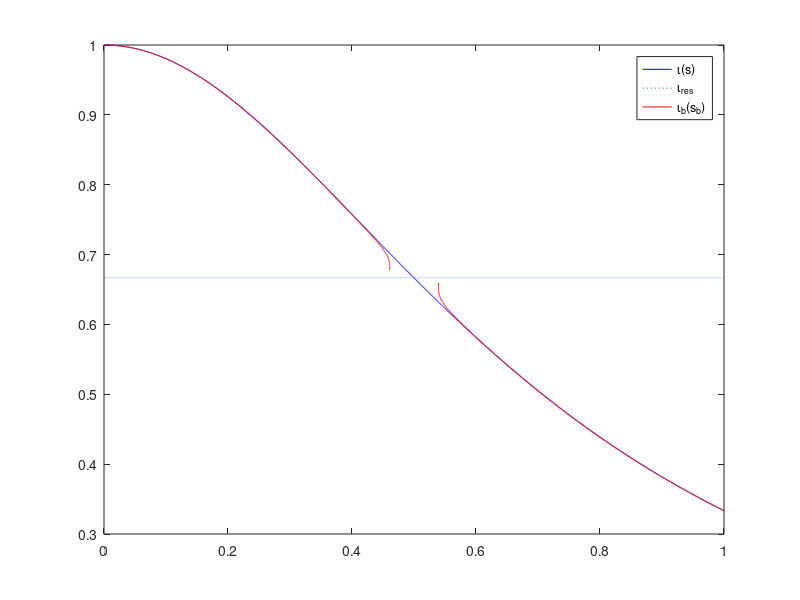
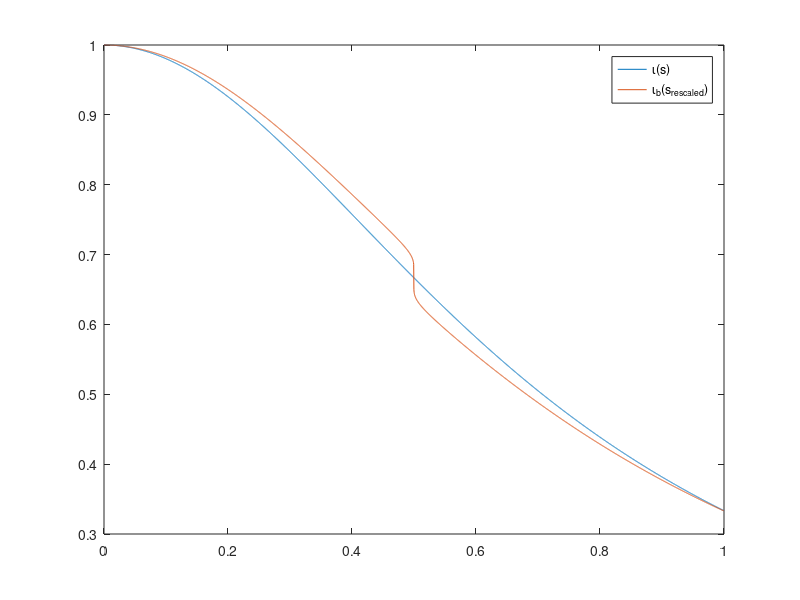
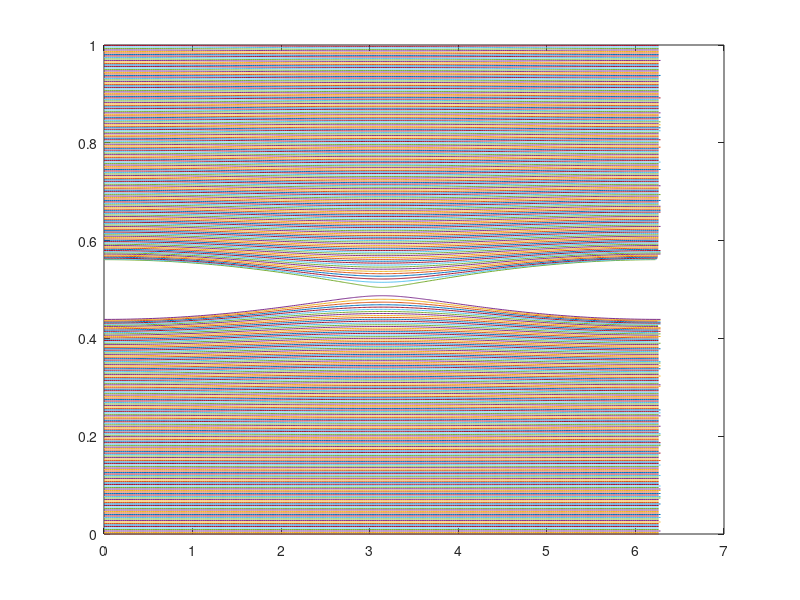

Write the MATLAB code that produced these figures, in order.
% External iputs:
n0=2; %toroidal number
m0=3; %poloidal number
ns=3000 % number of flux surfaces
s=[0:1:ns]/ns; %normalized toroidal flux
iota=1./(1+2*s.^2); %iota
% End external iputs

nsbar=ns  %number of points (flux surfaces) for rescaled label
iota_res=n0/m0; %resonant iota value
ns_vpt=8000;
nphi_vpt=300;
nphi_vpt=2*fix(nphi_vpt/2); %nphi_vpt must be even
s_tor=[0:1:ns_vpt]/ns_vpt;
iota_vpt=interp1(s,iota,s_tor,'linear','extrap');
phi_vpt=[0:1:nphi_vpt]/nphi_vpt*2*pi;
cosphi=cos(phi_vpt);
s_res=interp1(iota_vpt-iota_res,s_tor,0); %resonant radius

del_s=0.01 %approximate separatrix half-width
% Igichine model: del_s = 4 sqrt(s_res) ka / e,   ka=0.06
ka=0.06
del_s = 4*sqrt(s_res)*ka/exp(1)

iota_pr=interp1(s_tor,gradient(iota_vpt)./gradient(s_tor),s_res) %derivative of iota at resonant radius
s_pol=cumtrapz(s_tor,iota_vpt); %poloidal flux normalized to toroidal flux at the edge
s_hel=n0*s_tor-m0*s_pol; %unperturbed helical flux

ampl=m0*iota_pr*del_s^2/4; %amplitude of perturbed potential
pow=(s_tor/s_res).^(m0/2);
wid=del_s*m0/2;
ex=exp((pow-1)/wid);
ex0=exp(-1/wid);
pertshel=ampl*(ex-ex0+pow)./(ex.*pow-ex0+1); %amplitude times shape function of perturbed potetial

%pertshel(s>=s_res)=ampl*(s_res./s(s>=s_res)).^(m0/2);
%pertshel(s<s_res)=ampl*(s(s<s_res)./s_res).^(m0/2);

s_hel_pert=s_hel'*ones(size(cosphi))+pertshel'*cosphi; %perturbed helical flux (2D)

s_hel_xpoint=s_hel_pert(:,nphi_vpt/2+1); %perturbed helical flux at phi=pi (section crossing X-point)

s_hel_sep=interp1(s_tor,s_hel_xpoint,s_res); %helical flux at the separatrix

s_in=s_tor(s_tor<s_res);                     %values of array of unperturbed toroidal flux for the inner region
s_pol_in=s_pol(s_tor<s_res);                 %values of array of unperturbed poloidal flux for the inner region
s_hel_xpoint_in=s_hel_xpoint(s_tor<s_res);   %values of array of perturbed flux at phi=pi for the inner region

s_out=s_tor(s_tor>=s_res);                   %values of array of unperturbed toroidal flux for the outer region
s_pol_out=s_pol(s_tor>=s_res);               %values of array of unperturbed poloidal flux for the outer region
s_hel_xpoint_out=s_hel_xpoint(s_tor>=s_res); %values of array of perturbed flux at phi=pi for the outner region

%Initialize the arrays of unperturbed toroidal and poloidal fluxes for inner and outer regions:
s_of_shel_in=zeros(size(s_in,2),size(phi_vpt,2));        % s(s_helical,phi) inner region
s_of_shel_out=zeros(size(s_out,2),size(phi_vpt,2));      % s(s_helical,phi) outer region
s_pol_of_shel_in=zeros(size(s_in,2),size(phi_vpt,2));    % s_pol(s_helical,phi) inner region
s_pol_of_shel_out=zeros(size(s_out,2),size(phi_vpt,2));  % s_pol(s_helical,phi) outner region

% Invert the depedence s_helical(s,phi). Here we obtain s=s(s_helical(s_x,pi),phi) for the equidistant
% grid of s_x where s_helical(s_x,pi/2) is a helical flux at the cross-section phi=pi which contains X-point
% We obtain also such a dependence for the unperturbed the poloidal flux, s_pol=s_pol(s_helical(s_x,pi),phi)
for i=1:1:size(phi_vpt,2)
  s_hel_in=s_hel_pert(s_tor<s_res,i);
  s_of_shel_in(:,i)=interp1(s_hel_in,s_in,s_hel_xpoint_in);
  s_pol_of_shel_in(:,i)=interp1(s_hel_in,s_pol_in,s_hel_xpoint_in);
  s_hel_out=s_hel_pert(s_tor>=s_res,i);
  s_of_shel_out(:,i)=interp1(s_hel_out,s_out,s_hel_xpoint_out,'linear','extrap');
  s_pol_of_shel_out(:,i)=interp1(s_hel_out,s_pol_out,s_hel_xpoint_out,'linear','extrap');
end

% Averages over the helical angle of unperturbed toroidal (s) and unperturbed poloidal (s_pol) fluxes as functions of helical flux:
avs_of_shel_in=sum(s_of_shel_in(:,2:end)')/(size(phi_vpt,2)-1);
avs_of_shel_out=sum(s_of_shel_out(:,2:end)')/(size(phi_vpt,2)-1);
avs_pol_of_shel_in=sum(s_pol_of_shel_in(:,2:end)')/(size(phi_vpt,2)-1);
avs_pol_of_shel_out=sum(s_pol_of_shel_out(:,2:end)')/(size(phi_vpt,2)-1);

% Derivative of toroidal flux (as function of helical flux and helical angle) over the average toroidal flux (which is a function of helical flux only):
ds_dsbar_in=zeros(size(s_in,2),size(phi_vpt,2));
ds_dsbar_out=zeros(size(s_out,2),size(phi_vpt,2));
for i=1:1:size(phi_vpt,2)
  ds_dsbar_in(:,i)=gradient(s_of_shel_in(:,i))./gradient(avs_of_shel_in');
  ds_dsbar_out(:,i)=gradient(s_of_shel_out(:,i))./gradient(avs_of_shel_out');
end

% Computation of:
% 1) perturbed helical Boozer angle phi_B as function of helical angle phi on perturbed flux surfaces (result - phib_in and phib_out),
% 2) of helical angle phi as function of perturbed helical Boozer angle phi_B (inverse to the above dependence, result - phi_of_phib_in and phi_of_phib_out)
% 3) old radial Boozer coordinate s as function of perturbed flux surface label sx and perturbed Boozer angle:
phib_in=zeros(size(s_in,2),size(phi_vpt,2));
phi_of_phib_in=zeros(size(s_in,2),size(phi_vpt,2));
s_of_phib_in=zeros(size(s_in,2),size(phi_vpt,2));
for i=1:1:size(ds_dsbar_in,1)
  phib_in(i,:)=cumtrapz(phi_vpt,ds_dsbar_in(i,:));
  phi_of_phib_in(i,:)=interp1(phib_in(i,:),phi_vpt,phi_vpt);
  s_of_phib_in(i,:)=interp1(phi_vpt,s_of_shel_in(i,:),phi_of_phib_in(i,:));
end
phib_out=zeros(size(s_out,2),size(phi_vpt,2));
phi_of_phib_out=zeros(size(s_out,2),size(phi_vpt,2));
s_of_phib_out=zeros(size(s_out,2),size(phi_vpt,2));
for i=1:1:size(ds_dsbar_out,1)
  phib_out(i,:)=cumtrapz(phi_vpt,ds_dsbar_out(i,:));
  phi_of_phib_out(i,:)=interp1(phib_out(i,:),phi_vpt,phi_vpt);
  s_of_phib_out(i,:)=interp1(phi_vpt,s_of_shel_out(i,:),phi_of_phib_out(i,:));
end

% compute iota_b (perturbed iota):
iotab_in=gradient(avs_pol_of_shel_in)./gradient(avs_of_shel_in);
iotab_out=gradient(avs_pol_of_shel_out)./gradient(avs_of_shel_out);

% Plot old and new iota:
plot(s_tor,iota_vpt,'b',s,s*0+iota_res,':',avs_of_shel_in,iotab_in,'r',avs_of_shel_out,iotab_out,'r'),xlim([0 1])
legend('\iota(s)','\iota_{res}','\iota_b(s_b)')

% Redefine perturbed normalized toroidal flux - close the gap at island location, rescale to the range [0:1]:
sbarrange_embedded_in=avs_of_shel_in(end)-avs_of_shel_in(1) %range of average toroidal flux for inner region
sbarrange_embedded_out=avs_of_shel_out(end)-avs_of_shel_out(1) %range of average toroidal flux for outer region
sbarrange=sbarrange_embedded_in+sbarrange_embedded_out %total range (will be rescaled to 1)

sbar_resc=[0:1:nsbar-1]/(nsbar-1); %rescaled label (changes between 0 and 1)

hsbar=sbarrange/(nsbar-1)                                 % step size over non-rescaled label without the gap
nsbar_in=fix(sbarrange_embedded_in*(nsbar-1)/sbarrange)+1 %number of points in the inner region
nsbar_out=nsbar-nsbar_in                                  %number of points in the outer region
sbar_equi=([1:1:nsbar]-1)*hsbar;
avs_equi_in=sbar_equi(1:nsbar_in);                                  %grid on original averged s in the inner region
avs_equi_out=sbar_equi(nsbar_in+1:end)+avs_of_shel_out(1)-avs_of_shel_in(end); %grid on original averged s in the outer region

% iota_b for the rescaled label:
iota_resc=zeros(size(sbar_resc));
iota_resc(1:nsbar_in)=interp1(avs_of_shel_in,iotab_in,avs_equi_in);
iota_resc(nsbar_in+1:end)=interp1(avs_of_shel_out,iotab_out,avs_equi_out);
figure(2)
plot(s_tor,iota_vpt,sbar_resc,iota_resc)
legend('\iota(s)','\iota_b(s_{rescaled})')

% Unperturbed s and phi as functions of rescaled (perturbed) label and perturbed Boozer phi:
s_resc=zeros(size(sbar_resc,2),size(phi_vpt,2));
phi_resc=zeros(size(sbar_resc,2),size(phi_vpt,2));
for i=1:1:size(phi_vpt,2)
  s_resc(1:nsbar_in,i)=interp1(avs_of_shel_in,s_of_phib_in(:,i),avs_equi_in);
  s_resc(nsbar_in+1:end,i)=interp1(avs_of_shel_out,s_of_phib_out(:,i),avs_equi_out);
  phi_resc(1:nsbar_in,i)=interp1(avs_of_shel_in,phi_of_phib_in(:,i),avs_equi_in);
  phi_resc(nsbar_in+1:end,i)=interp1(avs_of_shel_out,phi_of_phib_out(:,i),avs_equi_out);
end


% plot perturbed flux surfaces

figure(3)
%plot(phi_of_phib_in(end-3,:),s_of_phib_in(end-3,:),':')
%hold on
%for i=100:100:size(s_in,2)
%plot(phi_of_phib_in(i,:),s_of_phib_in(i,:),':')
%end
%plot(phi_of_phib_out(3,:),s_of_phib_out(3,:),':')
%for i=100:100:size(s_out,2)
%plot(phi_of_phib_out(i,:),s_of_phib_out(i,:),':')
%end

plot(phi_resc(1,:),s_resc(1,:))
hold on
nplot=300;
dnplot=nsbar/nplot;
for i=1:dnplot:nsbar
  plot(phi_resc(i,:),s_resc(i,:))
end
hold off
